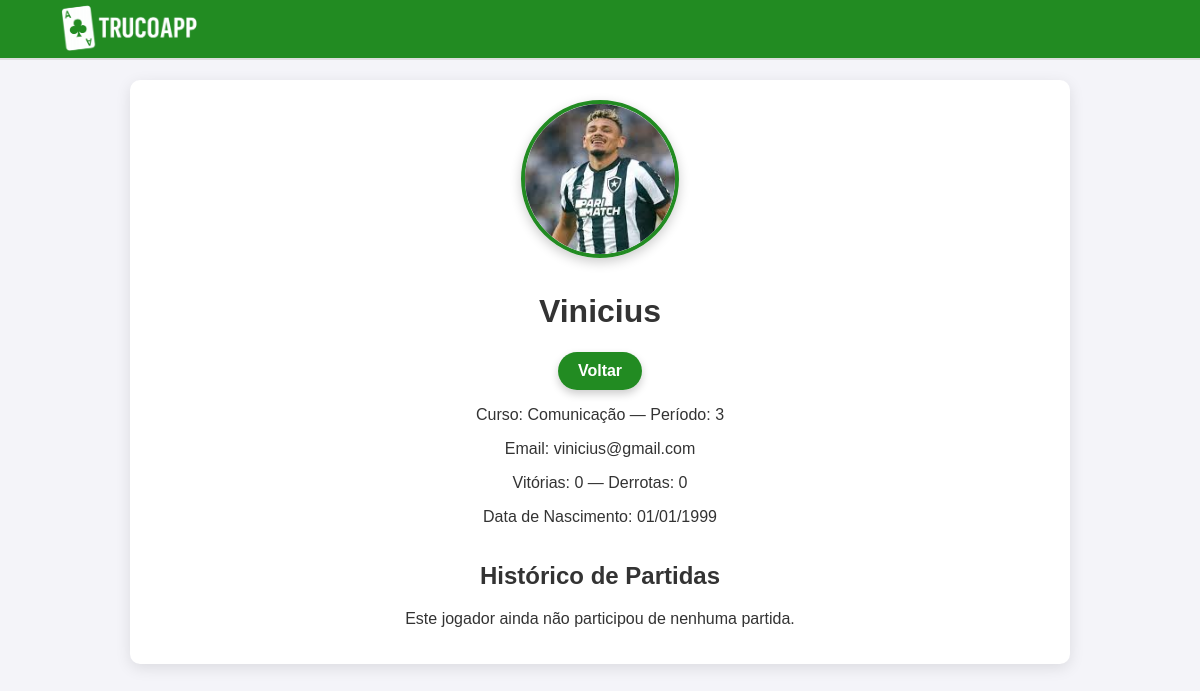
Screenshot of /jogadores/11/ with the database file from the repository.
### core/models.py (models this page shows, shortened)
class Jogador(models.Model):
    id = models.AutoField(primary_key=True)
    user = models.OneToOneField(
        User,
        on_delete=models.SET_NULL,
        null=True, blank=True,
        related_name="jogador",
        help_text="Usuário associado a este jogador (opcional)",
    )
    nome = models.CharField(max_length=100, help_text='Entre o nome', blank=True, default="")
    curso = models.CharField(max_length=100, help_text='Entre o curso', blank=True, default="")
    periodo = models.IntegerField(help_text='Informe o período do curso', default=0)
    email = models.EmailField(help_text='Informe o email', max_length=254, blank=True, default="")
    vitorias = models.IntegerField(help_text='Número de vitórias', default=0)
    derrotas = models.IntegerField(help_text='Número de derrotas', default=0)
    imagem = models.ImageField(upload_to='jogadores/', null=True, blank=True)
    dtNasc = models.DateField(
        help_text='Nascimento no formato DD/MM/AAAA',
        verbose_name='Data de nascimento',
        null=True, blank=True,
    )
    @property
    def imagem_url(self) -> str:
        try:
            if self.imagem and self.imagem.name:
                return self.imagem.url
        except ValueError:
            pass
        return static('img/defaultavatar.png')
    from django.db import models

### core/views.py (the view)
# urls.py: path("jogadores/<int:pk>/", views.JogadorDetailView.as_view(), name="jogador_detail"),
class JogadorDetailView(DetailView):
    model = Jogador
    template_name = "core/jogador_detail.html"
    context_object_name = "jogador"
    def get_context_data(self, **kwargs):
        context = super().get_context_data(**kwargs)
        jogador = self.object
        partidas = Partida.objects.filter(jogador1=jogador) | Partida.objects.filter(jogador2=jogador)
        partidas = partidas.order_by('-id')  # mais recentes primeiro
        context['partidas'] = partidas
        return context

### templates/core/jogador_detail.html (shortened to what this page needs)
{% load static %}
<!DOCTYPE html>
<html lang="pt-br">
<head>
  <link rel="stylesheet" href="{% static 'css/jogador_detail.css' %}" type="text/css">
</head>
<body>
<header>
  <a href="{% url 'home' %}" class="logo-home">
    <img src="{% static 'img/logo.png' %}" alt="TrucoApp Logo">
  </a>
</header>
<div class="jogador-detail">
  <div class="jogador-header">
    <img src="{{ jogador.imagem_url }}" alt="{{ jogador.nome }}" class="player-img">
    <h1 class="jogador-nome">{{ jogador.nome }}</h1>
    <div class="jogador-actions">
      <a href="{% url 'jogador_list' %}" class="btn-action">Voltar</a>
    </div>
  </div>
  <div class="jogador-info">
    <p>Curso: {{ jogador.curso|default:"—" }} — Período: {{ jogador.periodo|default:"—" }}</p>
    <p>Email: {{ jogador.email|default:"—" }}</p>
    <p>Vitórias: {{ jogador.vitorias|default:0 }} — Derrotas: {{ jogador.derrotas|default:0 }}</p>
    <p>Data de Nascimento: {{ jogador.dtNasc|date:"d/m/Y" }}</p>
  </div>
<div class="historico-partidas">
  <h2>Histórico de Partidas</h2>
  {% if partidas %}
    <div class="partidas-list">
      {% for partida in partidas %}
        <div class="partida-card">
          <div class="players">
            <img src="{{ partida.jogador1.imagem_url }}" alt="{{ partida.jogador1.nome }}" class="player-thumb">
            <span class="vs-text">vs</span>
            <img src="{{ partida.jogador2.imagem_url }}" alt="{{ partida.jogador2.nome }}" class="player-thumb">
          </div>
          <div class="partida-info">
            <p>{{ partida.jogador1.nome }} x {{ partida.jogador2.nome }}</p>
            <p>Pontos: {{ partida.pontos }}</p>
            <p>Vencedor: {{ partida.vencedor.nome }}</p>
          </div>
        </div>
        {% if request.user.is_authenticated and request.user.is_staff %}
    <div class="partida-actions">
      <a href="{% url 'partida_update' partida.pk %}" class="btn-action">Editar Partida</a>
    </div>
  {% endif %}
      {% endfor %}
    </div>
  {% else %}
    <p>Este jogador ainda não participou de nenhuma partida.</p>
  {% endif %}
</div>
</body>
</html>

### static/css/jogador_detail.css (style rules this page uses)
body { font-family: Arial, sans-serif; margin: 0; background: #f4f4f9; color: #333; display: flex; flex-direction: column; align-items: center; }
.jogador-detail { max-width: 900px; width: 100%; margin-top: 20px; background-color: #fff; border-radius: 10px; box-shadow: 0px 4px 15px rgba(0,0,0,0.1); display: flex; flex-direction: column; align-items: center; text-align: center; margin-left: auto; margin-right: auto; padding: 20px; }
.jogador-actions { margin-top: 15px; display: flex; justify-content: center; gap: 10px; }
header { display: flex; justify-content: space-between; align-items: center; padding: 0 1rem; height: 60px; border-bottom: 2px solid #ddd; width: 100%; box-sizing: border-box; background: #228B22; }
.logo-home { display: flex; align-items: center; height: 100%; }
.logo-home img { max-height: 150px; width: auto; display: block; }
.jogador-actions .btn-action { text-decoration: none; color: #fff; background: linear-gradient(135deg, #228B22, #228B22); padding: 10px 20px; border-radius: 25px; margin: 0 5px; font-size: 1rem; font-weight: bold; transition: all 0.3s ease; box-shadow: 0 4px 8px rgba(0,0,0,0.2); }
.player-img { width: 150px; height: 150px; border-radius: 50%; object-fit: cover; margin-bottom: 10px; border: 4px solid #228B22; box-shadow: 0 4px 12px rgba(0,0,0,0.2); }

### rows the page displays
Jogador: imagem_url (picture), nome "Vinicius", curso "Comunicação", periodo "3", email "vinicius@gmail.com", vitorias "0", derrotas "0", dtNasc "01/01/1999"
